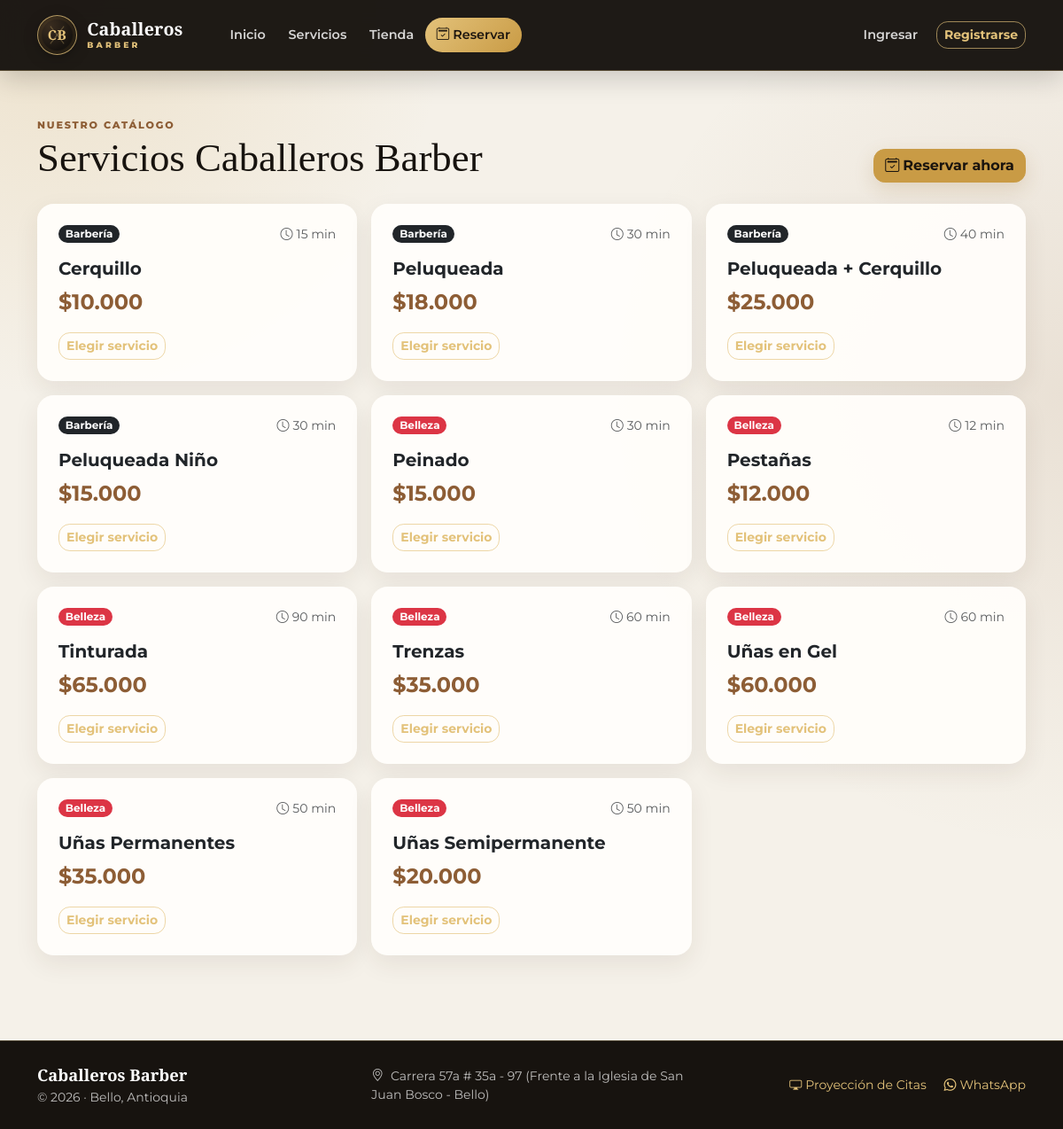
The page /index.php?p=services on the database its author committed.
### tables this page shows
CREATE TABLE `services` (
  `id` int(11) NOT NULL,
  `name` varchar(100) NOT NULL,
  `price` decimal(10,2) NOT NULL DEFAULT 0.00,
  `duration_minutes` int(11) NOT NULL DEFAULT 30,
  `category` enum('barberia','belleza') NOT NULL DEFAULT 'barberia',
  `active` tinyint(1) DEFAULT 1
);

### index.php (called while the page is built, shortened)
<?php
require_once __DIR__ . '/config.php';
$page = $_GET['p'] ?? 'home';
include __DIR__ . '/partials/header.php';
include __DIR__ . '/pages/' . $page . '.php';
include __DIR__ . '/partials/footer.php';

### config.php (called while the page is built, shortened)
<?php
$ADMIN_WHATSAPP = "+573044382968";
function is_logged(){ return isset($_SESSION['user']); }
function e($s){ return htmlspecialchars($s ?? '', ENT_QUOTES, 'UTF-8'); }
?>

### pages/services.php (the view)
<?php $services = $pdo->query("SELECT * FROM services WHERE active=1 ORDER BY category,name")->fetchAll(); ?>
<div class="d-flex flex-column flex-md-row justify-content-between align-items-md-end gap-2 mb-4">
  <div><span class="section-kicker">Nuestro catálogo</span><h2 class="section-title mb-0">Servicios Caballeros Barber</h2></div>
  <a href="index.php?p=book" class="btn btn-primary"><i class="bi bi-calendar2-check me-1"></i>Reservar ahora</a>
</div>
<div class="row row-cols-1 row-cols-md-2 row-cols-lg-3 g-3">
  <?php foreach($services as $s): ?>
    <div class="col"><div class="card h-100 border-0"><div class="card-body p-4">
      <div class="d-flex justify-content-between align-items-start gap-2 mb-3"><span class="badge <?=$s['category']==='belleza'?'text-bg-danger':'text-bg-dark'?>"><?=$s['category']==='belleza'?'Belleza':'Barbería'?></span><span class="text-muted small"><i class="bi bi-clock me-1"></i><?=e($s['duration_minutes'])?> min</span></div>
      <h5 class="card-title mb-2"><?=e($s['name'])?></h5><div class="fs-4 fw-bold text-primary mb-3">$<?=number_format($s['price'],0,',','.')?></div>
      <a href="index.php?p=book&sid=<?=$s['id']?>" class="btn btn-outline-primary btn-sm">Elegir servicio</a>
    </div></div></div>
  <?php endforeach; ?>
</div>

### partials/header.php (shortened to what this page needs)
<?php require_once __DIR__ . '/../config.php'; ?>
<!doctype html>
<html lang="es">
<head>
  <link href="https://cdn.jsdelivr.net/npm/bootstrap@5.3.3/dist/css/bootstrap.min.css" rel="stylesheet">
  <link href="https://cdn.jsdelivr.net/npm/bootstrap-icons@1.11.3/font/bootstrap-icons.min.css" rel="stylesheet">
  <link href="assets/style.css" rel="stylesheet">
</head>
<body>
<nav class="navbar navbar-expand-lg navbar-caballeros sticky-top">
  <div class="container py-1">
    <a class="navbar-brand brand-lockup" href="index.php?p=home" aria-label="Caballeros Barber - Inicio">
      <span class="brand-mark"><span>CB</span></span>
      <span class="brand-copy"><strong>Caballeros</strong><small>BARBER</small></span>
    </a>
    <div id="nav" class="collapse navbar-collapse">
      <ul class="navbar-nav me-auto mb-2 mb-lg-0 ms-lg-4">
        <li class="nav-item"><a class="nav-link" href="index.php?p=home">Inicio</a></li>
        <li class="nav-item"><a class="nav-link" href="index.php?p=services">Servicios</a></li>
        <li class="nav-item"><a class="nav-link" href="index.php?p=shop">Tienda</a></li>
        <li class="nav-item"><a class="nav-link nav-book" href="index.php?p=book"><i class="bi bi-calendar2-check me-1"></i>Reservar</a></li>
      </ul>
      <ul class="navbar-nav align-items-lg-center">
        <?php if (is_logged()): ?>
          <?php if (!is_staff()): ?><li class="nav-item"><a class="nav-link" href="index.php?p=my">Mis Citas</a></li><?php endif; ?>
          <li class="nav-item"><span class="nav-link user-chip"><i class="bi bi-person-circle me-1"></i><?=e($_SESSION['user']['name'])?></span></li>
          <li class="nav-item"><a class="nav-link" href="index.php?p=logout">Salir</a></li>
        <?php else: ?>
          <li class="nav-item"><a class="nav-link" href="index.php?p=login">Ingresar</a></li>
          <li class="nav-item"><a class="btn btn-brand-outline btn-sm ms-lg-2" href="index.php?p=register">Registrarse</a></li>
        <?php endif; ?>
      </ul>
    </div>
  </div>
</nav>
<main class="container py-4 py-lg-5">

### partials/footer.php (shortened to what this page needs)
</main>
<footer class="footer-caballeros mt-5">
  <div class="container py-4">
    <div class="row g-3 align-items-center">
      <div class="col-lg-4">
        <div class="footer-mark">Caballeros Barber</div>
        <small>© <?=(new DateTime())->format('Y')?> · Bello, Antioquia</small>
      </div>
      <div class="col-lg-4 small">
        <i class="bi bi-geo-alt me-1"></i> Carrera 57a # 35a - 97 (Frente a la Iglesia de San Juan Bosco - Bello)
      </div>
      <div class="col-lg-4 text-lg-end small">
        <a href="index.php?p=projector" class="me-3"><i class="bi bi-display me-1"></i>Proyección de Citas</a>
        <a href="https://wa.me/<?=preg_replace('/\D+/', '', $ADMIN_WHATSAPP)?>" target="_blank" rel="noopener"><i class="bi bi-whatsapp me-1"></i>WhatsApp</a>
      </div>
    </div>
  </div>
</footer>
</body>
</html>

### assets/style.css (style rules this page uses)
:root { --cb-ink: #17130f; --cb-ink-soft: #2b241d; --cb-gold: #c99b45; --cb-gold-light: #e3c27a; --cb-cream: #f7f1e5; --cb-paper: #fffdfa; --cb-copper: #8d5d35; --cb-muted: #756d64; --cb-success: #3f7452; --cb-shadow: 0 18px 50px rgba(34, 25, 16, .13); }
* { box-sizing: border-box; }
html { scroll-behavior: smooth; }
body { min-height: 100vh; margin: 0; color: var(--cb-ink); font-family: 'Montserrat', system-ui, -apple-system, sans-serif; background: radial-gradient(circle at 5% 0%, rgba(201,155,69,.18), transparent 28rem), radial-gradient(circle at 100% 35%, rgba(141,93,53,.11), transparent 32rem), #f5f1e9; background-attachment: fixed; }
a { color: var(--cb-copper); }
.navbar-caballeros { background: rgba(23,19,15,.97) !important; border-bottom: 1px solid rgba(227,194,122,.28); box-shadow: 0 8px 30px rgba(0,0,0,.18); backdrop-filter: blur(12px); }
.navbar-caballeros .nav-link { color: rgba(255,255,255,.82); font-size: .9rem; font-weight: 600; border-radius: 999px; padding: .55rem .8rem !important; transition: .2s ease; }
.navbar-caballeros .nav-book { color: #1e1710; background: linear-gradient(135deg, var(--cb-gold-light), var(--cb-gold)); }
.brand-lockup { display: inline-flex; align-items: center; gap: .7rem; color: white !important; text-decoration: none; }
.brand-mark { position: relative; width: 45px; height: 45px; display: grid; place-items: center; border: 1px solid rgba(227,194,122,.75); border-radius: 50%; background: radial-gradient(circle at 30% 25%, #3a2d20, #17130f 65%); box-shadow: inset 0 0 0 4px rgba(201,155,69,.08), 0 4px 16px rgba(0,0,0,.28); }
.brand-mark::before, .brand-mark::after { content: ''; position: absolute; width: 1px; height: 58%; top: 21%; background: rgba(227,194,122,.33); transform: rotate(38deg); }
.brand-mark::after { transform: rotate(-38deg); }
.brand-mark span { position: relative; z-index: 1; color: var(--cb-gold-light); font-family: 'Playfair Display', serif; font-weight: 800; font-size: .95rem; letter-spacing: .04em; }
.brand-copy { display: flex; flex-direction: column; line-height: .92; }
.brand-copy strong { font-family: 'Playfair Display', serif; font-size: 1.23rem; letter-spacing: .01em; }
.brand-copy small { margin-top: .3rem; color: var(--cb-gold-light); font-size: .58rem; font-weight: 800; letter-spacing: .34em; }
h1,h2,h3,.display-title { font-family: 'Playfair Display', Georgia, serif; }
h4,h5,h6 { font-weight: 700; }
.btn-primary, .btn-brand { --bs-btn-color: #1a140e; --bs-btn-bg: var(--cb-gold); --bs-btn-border-color: var(--cb-gold); --bs-btn-hover-color: #140f0a; --bs-btn-hover-bg: #d9ad59; --bs-btn-hover-border-color: #d9ad59; --bs-btn-active-bg: #b88735; --bs-btn-active-border-color: #b88735; font-weight: 700; border-radius: .8rem; box-shadow: 0 8px 22px rgba(151,105,38,.18); }
.btn-outline-primary, .btn-brand-outline { --bs-btn-color: var(--cb-gold-light); --bs-btn-border-color: rgba(227,194,122,.65); --bs-btn-hover-color: #17130f; --bs-btn-hover-bg: var(--cb-gold-light); --bs-btn-hover-border-color: var(--cb-gold-light); font-weight: 700; border-radius: .8rem; }
.text-primary { color: var(--cb-copper) !important; }
.bg-white, .card, .content-card { background-color: rgba(255,253,250,.96) !important; border-color: rgba(105,79,48,.13) !important; }
.card { border-radius: 1.15rem; box-shadow: 0 10px 28px rgba(58,41,24,.08); transition: transform .2s ease, box-shadow .2s ease; }
.section-kicker { color: var(--cb-copper); text-transform: uppercase; letter-spacing: .16em; font-size: .7rem; font-weight: 800; }
.section-title { font-size: clamp(1.9rem, 4vw, 2.8rem); }
.badge { border-radius: 999px; }
.footer-caballeros { color: rgba(255,255,255,.72); background: #17130f; border-top: 1px solid rgba(227,194,122,.22); }
.footer-caballeros a { color: var(--cb-gold-light); text-decoration: none; }
.footer-mark { font-family: 'Playfair Display', serif; color: white; font-weight: 800; font-size: 1.15rem; }

### rows shown on the page
services: category "Barbería", duration_minutes "15", name "Cerquillo", price "10.000"
services: category "Barbería", duration_minutes "30", name "Peluqueada", price "18.000"
services: category "Barbería", duration_minutes "40", name "Peluqueada + Cerquillo", price "25.000"
services: category "Barbería", duration_minutes "30", name "Peluqueada Niño", price "15.000"
services: category "Belleza", duration_minutes "30", name "Peinado", price "15.000"
services: category "Belleza", duration_minutes "12", name "Pestañas", price "12.000"
services: category "Belleza", duration_minutes "90", name "Tinturada", price "65.000"
services: category "Belleza", duration_minutes "60", name "Trenzas", price "35.000"
services: category "Belleza", duration_minutes "60", name "Uñas en Gel", price "60.000"
services: category "Belleza", duration_minutes "50", name "Uñas Permanentes", price "35.000"
services: category "Belleza", duration_minutes "50", name "Uñas Semipermanente", price "20.000"
